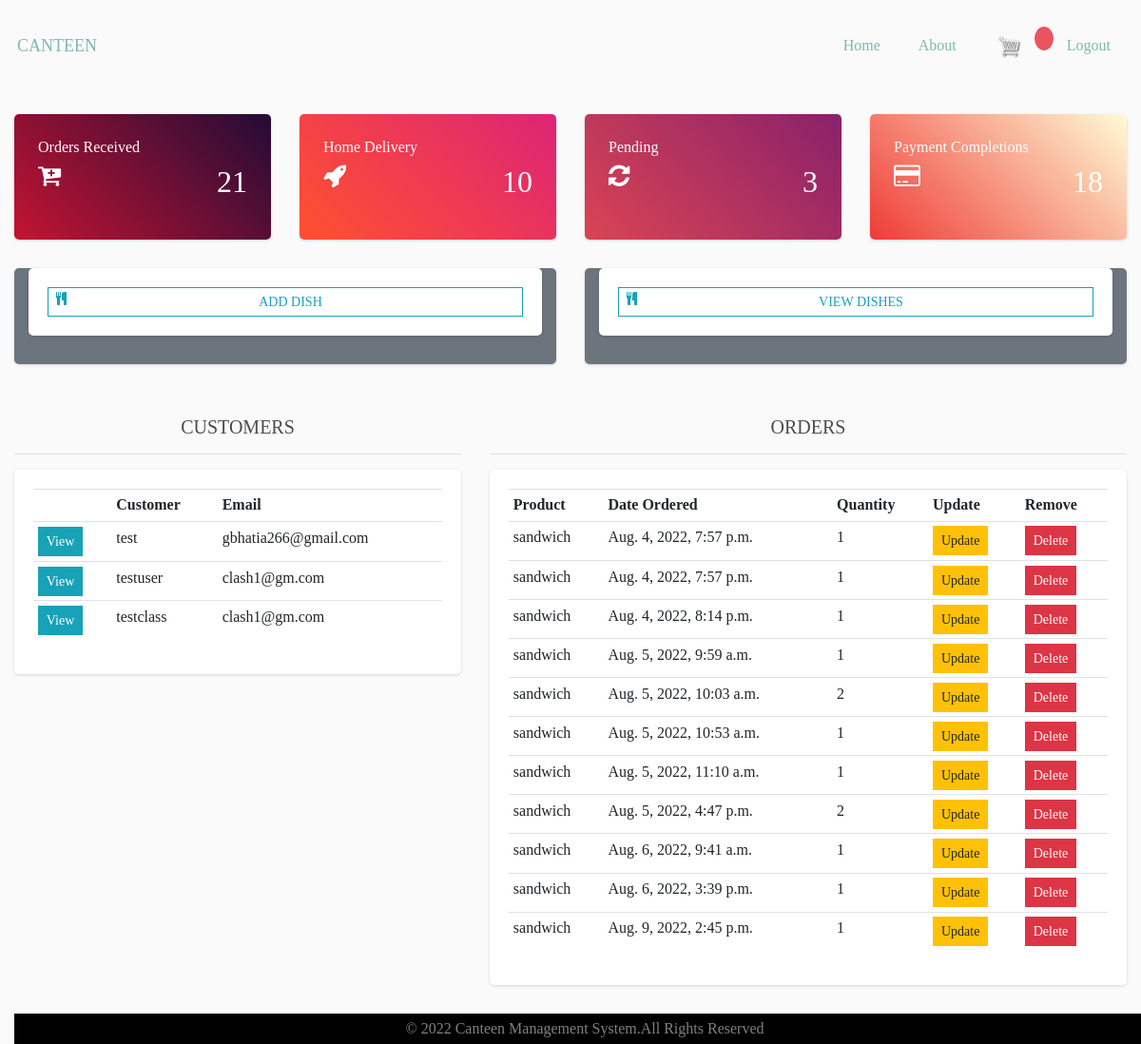
Page /dashboard/ (signed in) on the earlier database version.
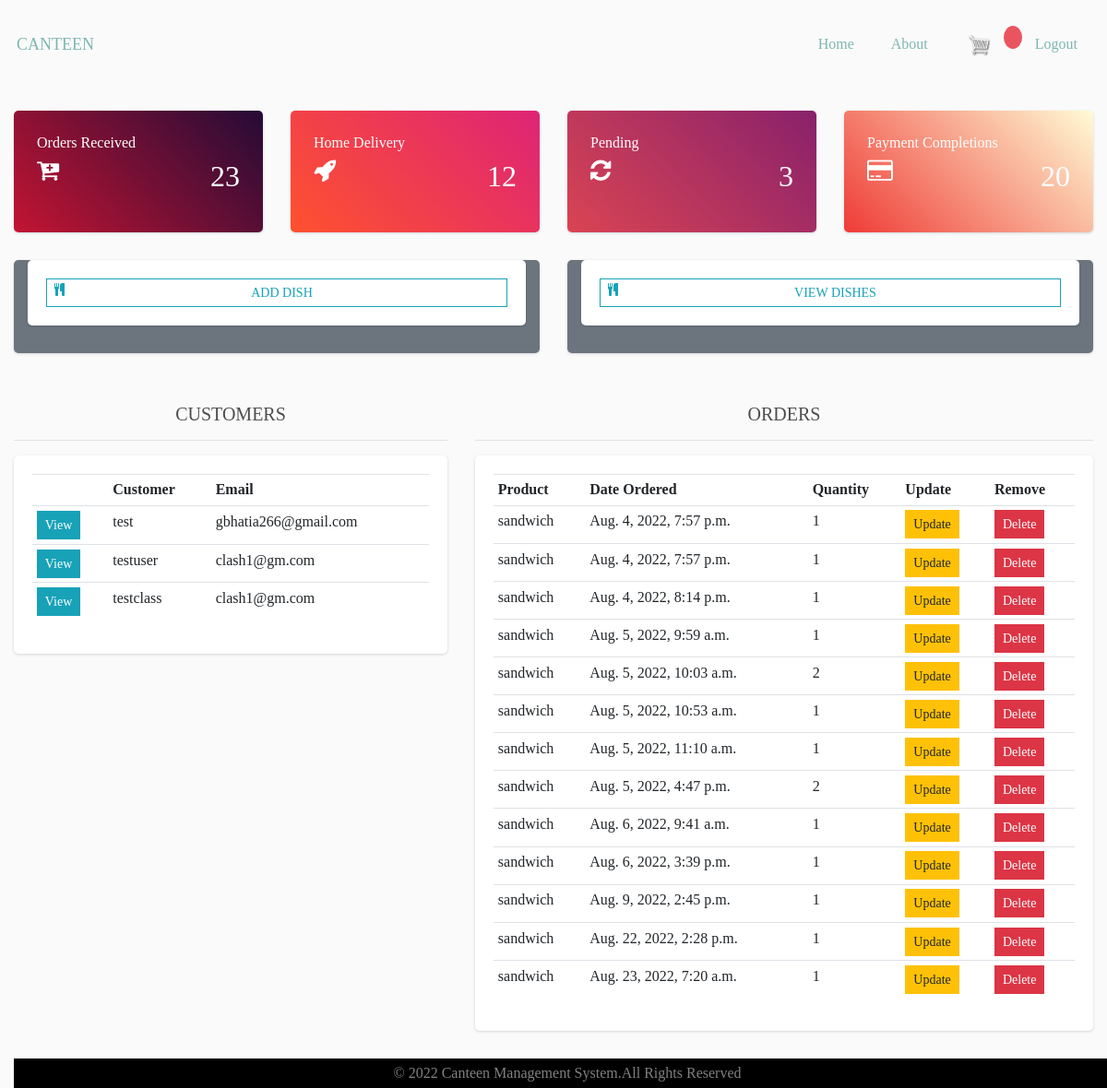
Same page on the later database version.
### food/models.py (models this page shows, shortened)
class Customer(models.Model): #creating the model customer to the db
    user = models.OneToOneField(User, on_delete = models.CASCADE, null = True, blank = True) #This is used when one record of a model A is related to exactly one record of another model B
    name = models.CharField(max_length = 200, null = True)
    email = models.EmailField(max_length = 200, null = True)

class OrderItem(models.Model):
    product = models.ForeignKey(Product, on_delete=models.SET_NULL, null=True)
    order = models.ForeignKey(Order, on_delete=models.SET_NULL, null=True)
    quantity = models.IntegerField(default=0, null=True, blank=True)
    date_added = models.DateTimeField(auto_now_add=True)

class Product(models.Model):
    CATEGORY = (
        ('Breakfast', 'Breakfast'),
        ('Lunch', 'Lunch'),
        ('Todayspl', 'Todays special'),
    )
    name = models.CharField(max_length=200, null=True)
    price = models.DecimalField(max_digits=7, decimal_places=2)
    category = models.CharField(max_length=200, null=True, choices=CATEGORY)
    image = models.ImageField(null=True, blank=True)
    def __str__(self):
        return self.name

### food/decorators.py (the view)
    def wrapper_func(request, *args, **kwargs):
        if not request.user.is_staff:# agr staff/employee ni h toh usse redirect kr do menu m
            return redirect('menu')
        else:
            return view_func(request, *args, **kwargs)

### food/views.py (called while the page is built)
@admin_only
def dashboard(request):
    orders = Order.objects.all()
    orderitems = OrderItem.objects.all()
    customers = Customer.objects.all()
    products = Product.objects.all()
    total_customers = customers.count()
    total_orders = orders.count()
    delivered = orders.filter(take_away='Yes').count()
    pending = orders.filter(complete='False').count()
    payment = orders.filter(complete='True').count()
    context = {'orders': orders, 'customers': customers, 'orderitems': orderitems, 'products': products, 'payment': payment,
               'total_customers': total_customers, 'total_orders': total_orders, 'delivered': delivered, 'pending': pending}
    return render(request, 'food/dashboard.html', context)

### food/templates/food/dashboard.html (shortened to what this page needs)
{% extends 'food/main.html' %}
{% load static %}
{% block d %}
<br>
<div class="col" class="container">
    <div class="row">
        <div class="col-md-4 col-xl-3">
            <div class="card bg-c-blue order-card">
                <div id="b" class="card-block">
                    <h6 class="m-b-20 r">Orders Received</h6>
                    <h2 class="text-right r"><i class="fa fa-cart-plus f-left"></i><span>{{total_orders}}</span></h2>
                </div>
            </div>
        </div>
        <div class="col-md-4 col-xl-3">
            <div class="card bg-c-green order-card">
                <div class="card-block">
                    <h6 class="m-b-20 r">Home Delivery</h6>
                    <h2 class="text-right r"><i class="fa fa-rocket f-left"></i><span>{{delivered}}</span></h2>
                </div>
            </div>
        </div>
        <div class="col-md-4 col-xl-3">
            <div class="card bg-c-yellow order-card">
                <div class="card-block">
                    <h6 class="m-b-20 r">Pending</h6>
                    <h2 class="text-right r"><i class="fa fa-refresh f-left"></i><span>{{pending}}</span></h2>
                </div>
            </div>
        </div>
        <div class="col-md-4 col-xl-3">
            <div class="card bg-c-pink order-card">
                <div class="card-block">
                    <h6 class="m-b-20 r">Payment Completions</h6>
                    <h2 class="text-right r"><i class="fa fa-credit-card f-left"></i><span>{{payment}}</span></h2>
                </div>
            </div>
        </div>
    </div>
<div class="row">
    <div class="col-sm-6 text-center">
        <div class="card bg-secondary col-md">
            <div class=" card card-body">
            <a href="{% url 'add_product' %}" class="btn btn-sm btn-outline-info"><i class="fa fa-cutlery f-left"></i>ADD DISH</a>
            </div>
        </div>
    </div>
    <div class="col-sm-6 text-center">
        <div class="card bg-secondary col-md">
            <div class=" card card-body">
                <a href="{% url 'view_product' %}" class="btn btn-sm btn-outline-info"><i class="fa fa-cutlery f-left"></i>VIEW DISHES</a>
            </div>
        </div>
    </div>
</div>
<br>
<div class="row">
    <div class="col-md-5">
        <h5 style="text-align: center;">CUSTOMERS</h5>
        <hr>
        <div class="card card-body">
            <table class="table table-sm">
                <tr>
                    <th></th>
                    <th>Customer</th>
                    <th>Email</th>
                </tr>
                {% for customer in customers %}
                <tr>
                    <td><a href="{% url 'customer' customer.id %}" class="btn btn-sm btn-info  ">View</a></td>
                    <td>{{customer.name}}</td>
                    <td>{{customer.email}}</td>
                </tr>
                {% endfor %}
            </table>
        </div>
    </div>
    <div class="col-md-7">
        <h5 style="text-align: center;">ORDERS</h5>
        <hr>
        <div class="card card-body">
            <table class="table table-sm">
                <tr>
                    <th>Product</th>
                    <th>Date Ordered</th>
                    <th>Quantity</th>
                    <th>Update</th>
                    <th>Remove</th>
                </tr>
                {% for order in orders  %}
                {% for orderitem in orderitems %}
                <tr>
                    {% if orderitem.order.id == order.id %}
                    <td>{{orderitem.product}}</td>
                    <td>{{orderitem.date_added}}</td>
                    <td>{{orderitem.quantity}}</td>
                    <td><a class="btn btn-sm btn-warning" href="{% url 'update_order' orderitem.id %}">Update</a></td>
                    <td><a class="btn btn-sm btn-danger" href="{% url 'cancel_order' orderitem.order.id orderitem.id %}">Delete</a></td>
                    {% endif %}
                </tr>
                {% endfor %}
                {% endfor %}
            </table>
        </div>
    </div>
</div>
{% endblock %}

### food/templates/food/main.html (shortened to what this page needs)
<!DOCTYPE html>
{% load static %}
<html lang="en">
<head>
  <link rel="stylesheet" href="https://stackpath.bootstrapcdn.com/bootstrap/4.5.2/css/bootstrap.min.css"
 />
  <link href="https://maxcdn.bootstrapcdn.com/font-awesome/4.3.0/css/font-awesome.min.css" rel="stylesheet">
  <link rel="stylesheet" type="text/css" href="{% static 'css/main.css' %}" />
</head>
<body>
  {% include 'food/navbar.html' %}
  {% if user.is_staff %}
  {% block d %}
  {% endblock %}
  {% else %}
  {% block content %}
  {% endblock %}
  {% endif %}
  <footer class="footer">
    <p id="foo">&#169; 2022 Canteen Management System.All Rights Reserved</p>
  </footer>
</body>
</html>

### food/templates/food/navbar.html (shortened to what this page needs)
<!DOCTYPE html>
<html lang="en">
{% load static %}
<head>
</head>
<body>
    <nav class="navbarContainer">
        {% if not user.is_staff %}
        <a class="logoHeading" href="{% url 'menu' %}">
            Canteen
        </a>
        {% else %}
        <a class="logoHeading" href="{% url 'dashboard' %}">
            Canteen
        </a>
        {% endif %}
        <div class="anchoreContainer" id="navbarSupportedContent">
            <ul class="anchorestag">
                <li class="nav-item active">
                    {% if not user.is_staff %}
                    <a class="nav-link" href="{% url 'menu' %}">Home <span class="sr-only">(current)</span></a>
                    {% else %}
                    <a class="nav-link" href="{% url 'dashboard' %}">Home <span class="sr-only">(current)</span></a>
                    {%endif%}
                </li>
            </ul>
            <div class="navbarButtonsContainer">
                {% if user.is_authenticated %}
                <a href="#" class="my-2 my-sm-0">About</a>
                <a href="{% url 'cart'  %}">
                    <img id="cart-icon" src="{% static 'images/cart.png' %}" />
                </a>
                <p id="cart-total">{{cartItems}}</p>
                <a href="{% url 'logout' %}" class="my-2 my-sm-0">Logout</a>
                {% else %}
                <a href="{% url 'register' %}" class=" mr-sm-2">Register</a>
                <a href="{% url 'login' %}" class=" my-2 my-sm-0">Login</a>
                {% endif %}
            </div>
        </div>
    </nav>
</body>
</html>

### static/css/main.css (style rules this page uses)
* { font-family: "Raleway", "Book Antiqua", Palatino, serif; }
body { background-color: hsl(0, 0%, 98%); display: flex; flex-direction: column; height: 100vh; overflow: scroll; }
h1,h2,h3,h4,h5,h6 { color:hsl(0, 0%, 30%); }
#cart-icon { width:25px; display: inline-block; margin-left: 15px; }
#cart-total { display: block; text-align: center; color:#fff; background-color: #ea545f; width: 20px; height: 25px; border-radius: 50%; font-size: 14px; }
.btn { border-radius: 0; }
.order-card .r { color: white; }
.bg-c-blue { background: linear-gradient(45deg,#c31432,#240b36); }
.bg-c-green { background: linear-gradient(45deg,#FF512F,#DD2476); }
.bg-c-yellow { background: linear-gradient(45deg,#DA4453,#89216B); }
.bg-c-pink { background: linear-gradient(45deg,#EF3B36,#FFFBD5); }
.card { border-radius: 5px; -webkit-box-shadow: 0 1px 2.94px 0.06px rgba(4,26,55,0.16); box-shadow: 0 1px 2.94px 0.06px rgba(4,26,55,0.16); border: none; margin-bottom: 30px; -webkit-transition: all 0.3s ease-in-out; transition: all 0.3s ease-in-out; }
.card .card-block { padding: 25px; }
.order-card i { font-size: 26px; }
.f-left { float: left; }
.footer { width: 100vw; height: 2rem; background: black; margin-top: auto; }
#foo { color: gray; font-size: 1rem; text-align: center; text-transform: capitalize; line-height: 2rem; margin: 0; padding: 0; }

### food/templates/food/navbar.html (style rules this page uses)
.navbarContainer { background-color: transparent; padding: 18px; display: flex; flex-direction: row; justify-content: space-between; align-items: center; }
.logoHeading { text-decoration: none; color: #7FB7B0; text-transform: uppercase; font-size: 18px; }
.anchoreContainer { display: flex; flex-direction: row; }
.anchorestag { padding: 10px; margin: 0px; list-style: none; }
.anchorestag a { color: #7FB7B0; }
.navbarButtonsContainer { display: flex; flex-direction: row; align-items: center; }
.navbarButtonsContainer a { color: #7FB7B0; background-color: transparent; padding: 5px 14px; text-decoration: none; border-radius: 10px; }

Differences in the rows shown:
added OrderItem: product "sandwich", date_added "Aug. 22, 2022, 2:28 p.m.", quantity "1"
added OrderItem: product "sandwich", date_added "Aug. 23, 2022, 7:20 a.m.", quantity "1"
Other differences:
{{ total_orders }}: "21" → "23"
{{ delivered }}: "10" → "12"
{{ payment }}: "18" → "20"
